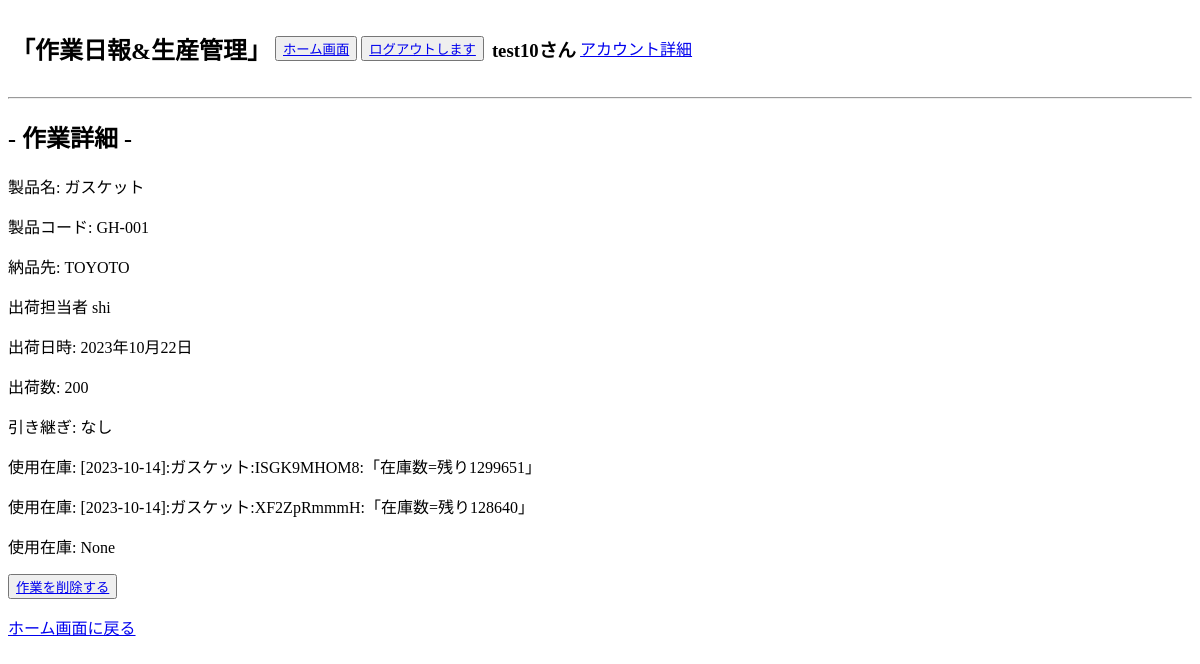
/daily_report/shipping_detail/74/ (signed in), run on an earlier commit of the app's database.
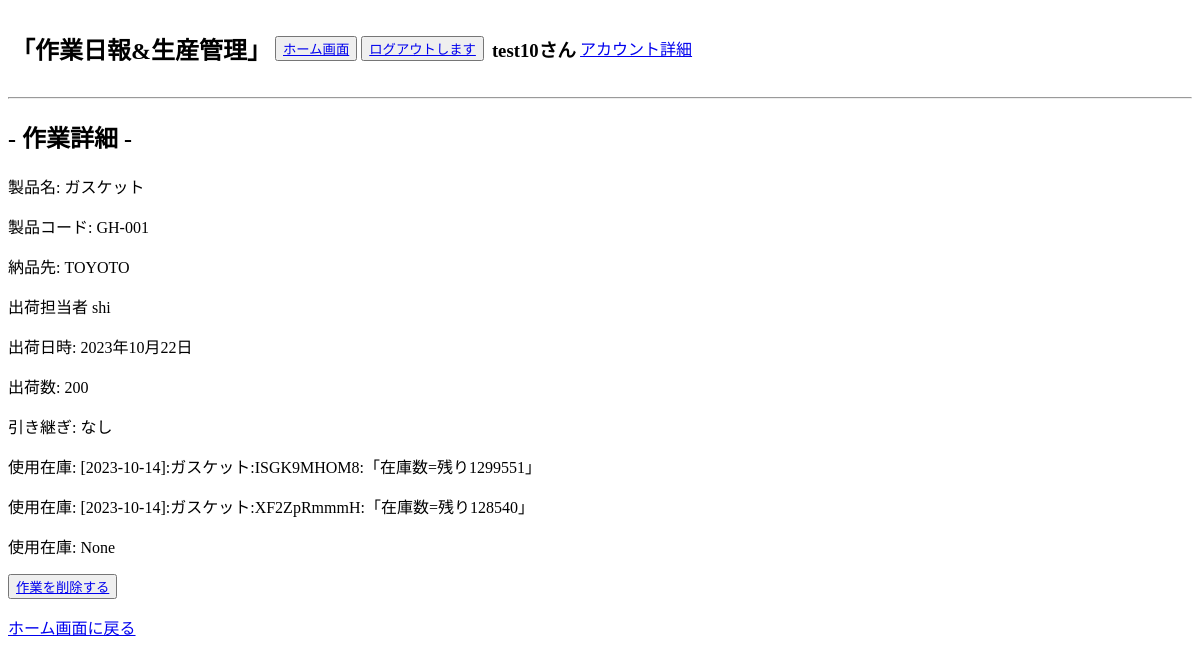
And on a later commit of the database.
### product_management/models.py (models this page shows, shortened)
class Shipping(models.Model):
    product = models.ForeignKey(
        Products, on_delete=models.CASCADE,verbose_name='製品名',default=''
    )
    delivery = models.ForeignKey(
        Delivery, on_delete=models.CASCADE, verbose_name='納品先'
    )
    user = models.ForeignKey(
        Users, on_delete=models.CASCADE, verbose_name='作業者名',null=True
    )
    shipping_day = models.DateField(verbose_name='出荷日')
    shipments_required = models.IntegerField(verbose_name='出荷必要数')
    memo = models.CharField(max_length=255,verbose_name="引き継ぎメモ",null=True,blank=True)
    stock1 = models.ForeignKey(
        Stock, on_delete=models.CASCADE, verbose_name='使用在庫1',related_name='stock1_set',null=True
    )
    stock2 = models.ForeignKey(
        Stock, on_delete=models.CASCADE, verbose_name='使用在庫2',related_name='stock2_set',null=True
    )
    stock3 = models.ForeignKey(
        Stock, on_delete=models.CASCADE, verbose_name='使用在庫3',related_name='stock3_set',null=True
    )
    created_at = models.DateTimeField(auto_now_add=True)
    updated_at = models.DateTimeField(auto_now=True)
    class Meta:
        verbose_name = '出荷'
        db_table = 'shipping'

class Stock(models.Model):
    product = models.ForeignKey(
        Products, on_delete=models.CASCADE, verbose_name='製品名'
    )
    lot_number = models.CharField(max_length=10, verbose_name='ロッド番号',default='')
    stocks = models.IntegerField(verbose_name="在庫数")
    molding_user = models.ForeignKey(
        Users, on_delete=models.CASCADE, verbose_name='成形担当ユーザー名',null=True,related_name='molding_stock_set',
    )
    molding_time = models.DateTimeField(verbose_name='成形日時', default=datetime(2001, 1, 1, 0, 0, 0))
    inspection_user = models.ForeignKey(
        Users, on_delete=models.CASCADE, verbose_name='検査担当ユーザー名',null=True,related_name='inspection_stock_set',
    )
    memo = models.CharField(max_length=255,verbose_name="引き継ぎメモ",null=True,blank=True)
    created_at = models.DateTimeField(verbose_name='検査日時',auto_now_add=True)
    updated_at = models.DateTimeField(auto_now=True)
    class Meta:
        verbose_name = '在庫'
        db_table = 'stock'
    def __str__(self):
        return '[' + self.created_at.strftime('%Y-%m-%d') + ']' + ':' + self.product.name + ':' + self.lot_number + ':' +'「' + '在庫数'+ '=' + '残り' + str(self.stocks) + '」'

class Delivery(models.Model):
    delivery_name = models.CharField(max_length=50,verbose_name='納品先会社名')
    delivery_code = models.CharField(max_length=10,verbose_name='納品先コード')
    class Meta:
        verbose_name = '納品先'
        db_table = 'delivery'
    def __str__(self):
        return self.delivery_name

### daily_report/models.py (models this page shows, shortened)
class Products(models.Model):
    name = models.CharField(max_length=255,verbose_name="製品名")
    code = models.CharField(max_length=50,verbose_name="製品コード")
    quantity = models.IntegerField(verbose_name="製品取り数")
    memo = models.CharField(max_length=255,blank=True, null=True,verbose_name="製品メモ")
    created_at = models.DateTimeField(auto_now_add=True)
    updated_at = models.DateTimeField(auto_now=True)
    class Meta:
        verbose_name = '製品情報'
        db_table = 'products'

### accounts/models.py (models this page shows, shortened)
class Users(AbstractBaseUser, PermissionsMixin):
    username = models.CharField(max_length=150, unique=True, verbose_name="ユーザー名")
    birthday = models.DateField(null=True,blank=True, verbose_name="生年月日")
    phone = models.IntegerField(null=True,blank=True, verbose_name="携帯番号")
    email = models.EmailField(max_length=255, unique=True, verbose_name="メールアドレス")
    department = models.ForeignKey(
        Departments, on_delete=models.PROTECT, null=True,blank=True
    )
    is_active = models.BooleanField(default=True)
    is_staff = models.BooleanField(default=False)
    USERNAME_FIELD = 'username'
    EMAIL_FIELD = 'email'
    REQUIRED_FIELDS = ['email']
    objects = UsersManager()

### daily_report/views.py (the view)
# urls.py: path('shipping_detail/<int:pk>/',ShippingDetailView.as_view(),name='shipping_detail'),
class ShippingDetailView(LoginRequiredMixin,DetailView):
    model = Shipping
    template_name = os.path.join('shipping', 'shipping_detail.html')
    context_object_name = 'shippingdetail'

### accounts/context_processors.py (called while the page is built)
def my_custom_context(request):
    protocol = 'http' if request.is_secure() else 'https'
    domain = request.get_host()
    return {
        'protocol': protocol,
        'domain': domain,
    }

### templates/shipping/shipping_detail.html
{% extends 'base.html' %}
{% block content %}
<h2>- 作業詳細 -</h2>
    <p>製品名: {{ shippingdetail.product.name }}</p>
    <p>製品コード: {{ shippingdetail.product.code }}</p>
    <p>納品先: {{ shippingdetail.delivery }}</p>
    <p>出荷担当者 {{ shippingdetail.user.username }}</p>
    <p>出荷日時: {{ shippingdetail.shipping_day }}</p>
    <p>出荷数: {{ shippingdetail.shipments_required }}</p>
    <p>引き継ぎ: {{ shippingdetail.memo }}</p>
    {% if shippingdetail.stock1 %}
    <p>使用在庫: {{ shippingdetail.stock1 }}</p>
    <p>使用在庫: {{ shippingdetail.stock2 }}</p>
    <p>使用在庫: {{ shippingdetail.stock3 }}</p>
    {% endif %}
    <p><button><a href="{% url 'daily_report:shipping_delate' shippingdetail.id %}">作業を削除する</a></button></p>
    <p><a href="{% url 'daily_report:report_list' %}">ホーム画面に戻る</a></p>
{% endblock %}

What changed in the data, as far as the page shows it:
changed through a linked row, Shipping "なし": stock1 "[2023-10-14]:ガスケット:ISGK9MHOM8:「在庫数=残り1299651」" → "[2023-10-14]:ガスケット:ISGK9MHOM8:「在庫数=残り1299551」"; stock2 "[2023-10-14]:ガスケット:XF2ZpRmmmH:「在庫数=残り128640」" → "[2023-10-14]:ガスケット:XF2ZpRmmmH:「在庫数=残り128540」"
